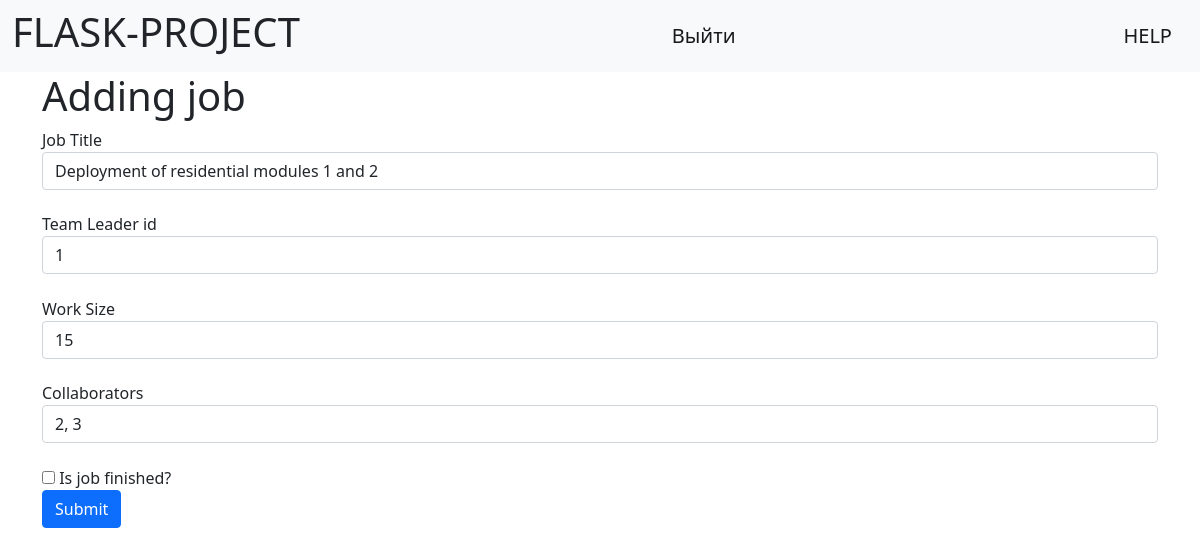
The app's page /edit-job/1 (signed in) with its own data.
### data/jobs.py (models this page shows, shortened)
class Jobs(SqlAlchemyBase, SerializerMixin):  # SqlAlchemyBase Доступно в задании
    __tablename__ = 'jobs'
    id = sa.Column(sa.Integer, primary_key=True, autoincrement=True)
    team_leader_id = sa.Column(sa.Integer, sa.ForeignKey('users.id'))  # id лидера
    team_leader = orm.relationship("User")
    job = sa.Column(sa.Text)  # описание
    work_size = sa.Column(sa.Integer)  # в часах
    collaborators = sa.Column(sa.String)  # список id
    start_date = sa.Column(sa.Date)
    end_date = sa.Column(sa.Date)
    categories = orm.relationship("Category", secondary=association_table, backref="jobs")
    is_finished = sa.Column(sa.Boolean, default=False)

### main.py (the view, shortened to what this page needs)
@app.route("/edit-job/<int:job_id>", methods=["GET", "POST"])
@login_required
def edit_job(job_id):
    form = AddJobForm()
    if request.method == "GET":
        db_sess = db_session.create_session()
        job = db_sess.query(Jobs).filter(Jobs.id == job_id). \
            filter((Jobs.team_leader == current_user) | (current_user.id == 1)).first()
        if job:
            form.team_leader.data = job.team_leader_id
            form.job.data = job.job
            form.work_size.data = job.work_size
            form.collaborators.data = job.collaborators
            form.is_finished.data = job.is_finished
        else:
            abort(404)
    return render_template("add_job.html", title="Редактирование работы", form=form)

### forms/jobs.py
class AddJobForm(FlaskForm):
    job = StringField('Job Title', validators=[DataRequired()])
    team_leader = IntegerField('Team Leader id', validators=[DataRequired()])
    work_size = StringField('Work Size', validators=[DataRequired()])
    collaborators = StringField('Collaborators', validators=[DataRequired()])
    is_finished = BooleanField('Is job finished?')
    submit = SubmitField('Submit')

### data/db_session.py (called while the page is built)
def create_session() -> Session:
    global __factory
    return __factory()

### main.py (called while the page is built)
@login_manager.user_loader
def load_user(user_id):
    db_sess = db_session.create_session()
    return db_sess.get(User, user_id)

### templates/add_job.html (shortened to what this page needs)
{% extends 'base.html' %}
{% block content %}
<h1>Adding job</h1>
<form action="" method="post">
    {{ form.job.label }}
    {{ form.job(class="form-control") }}
    {{ form.team_leader.label }}
    {{ form.team_leader(class="form-control") }}
    {{ form.work_size.label }}
    {{ form.work_size(class="form-control") }}
    {{ form.collaborators.label }}
    {{ form.collaborators(class="form-control") }}
    <div class="form-group">{{ form.is_finished() }} {{ form.is_finished.label }}</div>
    <div class="form-group">{{ form.submit(type="submit", class="btn btn-primary") }}</div>
</form>
{% endblock %}

### static/css/style.css (style rules this page uses)
form > .form-control { margin-bottom: 1.4rem; }

### records on screen
Jobs: job "Deployment of residential modules 1 and 2", team_leader "1", work_size "15", collaborators "2, 3"
